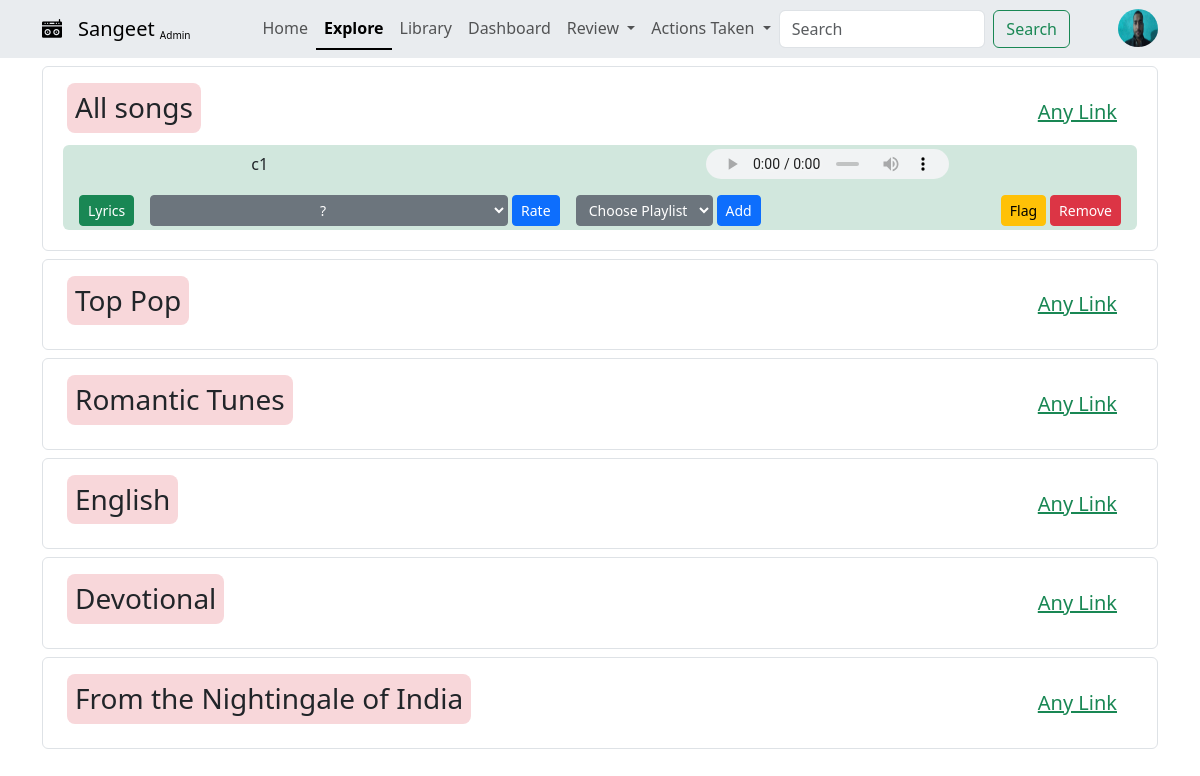
Screenshot of /explore (signed in) with the database file from the repository.
### sangeet/models.py (models this page shows)
class User(UserMixin, db.Model):
    id = db.Column(db.Integer, primary_key=True)
    user_name = db.Column(db.String(10), nullable=False, unique=True)
    first_name = db.Column(db.String(15), nullable=False)
    last_name = db.Column(db.String(15), default='')
    password = db.Column(db.String(20), nullable=False)
    role = db.Column(db.String(10), nullable=False)
    profile_pic_src = db.Column(db.String(50), nullable=True)
    __mapper_args__ = {
        'polymorphic_identity': 'user',
        'polymorphic_on': role
    }
    playlists = db.relationship('Playlist', back_populates='curator', cascade="all, delete")
    liked_tracks = db.relationship('Track', secondary=user_liked_tracks, back_populates='liked_by')

class Track(db.Model):
    id = db.Column(db.Integer, primary_key=True)
    name = db.Column(db.String(40), nullable=False)
    file_name = db.Column(db.String, nullable=False)
    artist_name = db.Column(db.String(40), nullable=False)
    times_played = db.Column(db.Integer, default=0)
    rating = db.Column(db.Float, default=0, index=True)
    is_flagged = db.Column(db.Boolean, unique=False, default=False)
    file_path = db.Column(db.String(200), default='#')
    release_date = db.Column(db.DateTime, default=datetime.now())
    genre_id = db.Column(db.Integer, db.ForeignKey('genre.id'), nullable=True)
    genre = db.relationship('Genre', back_populates='tracks')
    creator_id = db.Column(db.Integer, db.ForeignKey('creator.creator_id'))
    creator = db.relationship('Creator', back_populates='tracks')
    album_id = db.Column(db.Integer, db.ForeignKey('album.id'), nullable=True)
    album = db.relationship('Album', back_populates='tracks')
    belongs_to_playlist = db.relationship('Playlist', secondary=track_playlist, back_populates='tracks')
    lyrics = db.relationship('Lyrics', cascade="all, delete")
    language_id = db.Column(db.Integer, db.ForeignKey('language.id'), nullable=True)
    language = db.relationship('Language')
    liked_by = db.relationship('User', secondary=user_liked_tracks, back_populates='liked_tracks')
    artist_id = db.Column(db.Integer, db.ForeignKey('artist.id'))
    artist = db.relationship('Artist', back_populates='tracks')

### sangeet/views/general.py (the view)
@bp.route('/explore')
def explore():
    categories = [
        {'title': 'All songs', 'cat_link':'all', 'table': Track, 'order_by': 'release_date'},
        {'title': 'Top Pop', 'cat_link':'pop', 'table': Track, 'filter_by': 'genre', 'value': 'pop'},
        {'title': 'Romantic Tunes', 'cat_link':'romantic', 'table': Track, 'filter_by': 'genre', 'value': 'Romantic'},
        {'title': 'English', 'cat_link':'english', 'table': Track, 'filter_by': 'name', 'value': 'English', 'table_2':Language},
        {'title': 'Devotional', 'cat_link':'devotional', 'table': Track, 'filter_by': 'genre', 'value': 'devotional'},
        {'title': 'From the Nightingale of India', 'cat_link':'lata', 'table': Track, 'filter_by': 'artist_name', 'value': 'Lata Mangeshkar'}
        ]
    content = content_overview(categories)
    return render_template('general/explore.html', content=content)

### sangeet/templates/general/explore.html (shortened to what this page needs)
{% extends 'layouts/layout.html' %}
{% set explore_link = 'active' %}
{% block main %}
    {% for entry in content %}
        {% set tracks=content[entry]['items'] %}
        {% set title=content[entry]['title'] %}
        {% set link_name='Any Link' %}
        {% set link_address=content[entry]['cat_link'] %}
        {% include 'music/track_listings.html' %}
    {% endfor %}
{% endblock %}

### sangeet/templates/layouts/base_layout.html (shortened to what this page needs)
<!DOCTYPE html>
<html lang="en">
<head>
    <link href="https://cdn.jsdelivr.net/npm/bootstrap@5.3.2/dist/css/bootstrap.min.css" rel="stylesheet">
    <link rel="stylesheet" href="https://cdn.jsdelivr.net/npm/bootstrap-icons@1.11.2/font/bootstrap-icons.min.css">
    <link rel="stylesheet" href="../../static/custom.css">
</head>
<body>
    <nav class="navbar navbar-expand-sm bg-body-secondary nav-underline">
        {% block header %}
        <div class="container">
            <i class="navbar-brand bi bi-boombox-fill"></i>
            <a class="navbar-brand" href="/">Sangeet <sub style="font-size:50%;">{{user_type_navbrand_subscript}}</sub></a>
            <ul class="navbar-nav me-auto ms-5 mb-2 mb-lg-0">
                <li class="nav-item">
                    <a class="nav-link {{home_link}}" href="/home">Home</a>
                </li>
                <li class="nav-item">
                    <a class="nav-link {{explore_link}}" href="/explore">Explore</a>
                </li>
                <li class="nav-item">
                    <a class="nav-link {{library_link}}" href="/library">Library</a>
                </li>
                {% block extra_left_nav_options %}
                {% endblock extra_left_nav_options %}
            </ul>
            <form class="d-flex me-5" role="search">
                <input class="form-control me-2" type="search" placeholder="Search" aria-label="Search">
                <button class="btn btn-outline-success" type="submit">Search</button>
            </form>
            <div class="nav-item dropdown">
                <img class="show-profile-pic nav-link text-white dropdown-toggle d-inline" data-bs-toggle="dropdown" href="#" role="button" src="../../static/user_data/profile_picture/{{current_user.id}}.jpg" alt="">
            </div>
        </div>
        {% endblock %}
    </nav>
    <main class="container">
        {% block main %}
        {% endblock %}
    </main>
</body>
</html>

### sangeet/templates/music/track_listings.html (shortened to what this page needs)
{% import 'music/macros.html' as music_macros %}
{% import 'macros/general.html' as general_macros %}
<div class="container mt-2 border border-1 rounded-2 border p-3">
    <div class="hstack px-2">
        <h3 class="rounded-3 bg-danger-subtle p-2">{{title}}</h3>
        <a href="{{link_address}}" class="rounded-3 p-2 lead link-success ms-auto pe-3">{{link_name}}</a>
    </div>
{% for track in tracks %}
    <div class="row gap-3 justify-content-evenly align-items-center p-1 m-1 bg-success-subtle rounded-2">
        <a class="col-sm-3 text-decoration-none text-dark" href="/track/{{track.id}}">
            <div class="">
                {{ track.name }}
            </div>
        </a>
        <audio class="col-3" style="height: 30px;" controls>
            <source src="{{ url_for('static', filename=track.file_name) }}" type="audio/mp3">
        </audio>
        <div class="col hstack gap-3">
            {{ general_macros.submit_info(label='Lyrics', value=track.id, url="/get_lyrics", color='success')}}
            <form class="col" action="#">
                <div class="hstack gap-1">
                    <select class="col btn btn-sm btn-secondary" name="rating" id="rating">
                        <option value="">?</option>
                    </select>
                    <input class="btn btn-sm btn-primary" formaction="/user/rating" type="submit" value="Rate">
                </div>
            </form>
            <form class="col hstack gap-1">
                <select class="btn btn-sm btn-secondary" name="add_to_playlist" id="add_to_playlist">
                    <option value="Add to Playlist">Choose Playlist</option>
                </select>
                <input class="btn btn-sm btn-primary" formaction="/user/add_to_playlist" type="submit" value="Add">
            </form>
            <div class="hstack gap-1">
                {% if current_user.role=='admin' %}
                    {{ music_macros.track_admin_specific_actions(track) }}
                {% elif (current_user.role=='creator') and (current_user.id == track.creator_id) %}
                    {{ music_macros.track_creator_specific_actions(track) }}
                {% endif %}
            </div>
        </div>
    </div>
{% endfor %}
</div>

### sangeet/templates/macros/general.html (shortened to what this page needs)
{% macro submit_info(label, name, value, url, color) %}
    <form action="{{url}}" method="post">
        <button class="btn btn-sm btn-{{color}}" type="submit">{{label}}</button>
    </form>
{% endmacro %}

### sangeet/static/custom.css (style rules this page uses)
.show-profile-pic { padding: 0; width: 40px; height: 40px; border-radius: 50%; }

### rows the page displays
User: role "Admin"
Track: name "c1", label "Lyrics Flag Remove"

### other values shown
{{ title }} "All songs" "Top Pop" "Romantic Tunes" "English" "Devotional" "From the Nightingale of India"
{{ link_name }} "Any Link" "Any Link" "Any Link" "Any Link" "Any Link" "Any Link"
